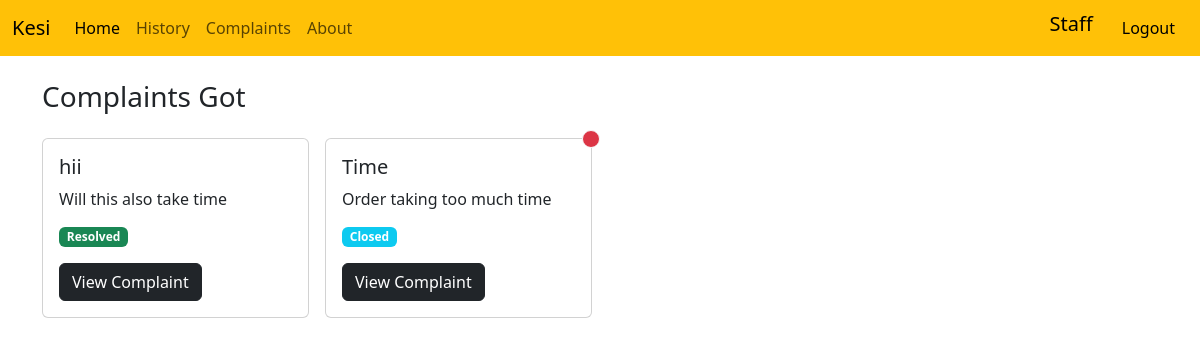
Page /staff/view-complaints (signed in) on the committed database.
### agencyapp/models.py (models this page shows)
class Complaint(models.Model):
    complaint_name = models.CharField(max_length=30)
    complaint_desc = models.CharField(max_length=500)
    user_id = models.ForeignKey(User, on_delete= models.CASCADE, related_name = 'User')
    booking_id = models.ForeignKey(Bookings, on_delete = models.CASCADE)
    status = models.CharField(max_length=30, default='OPEN')
    resolution = models.CharField(max_length = 1000, null = True, blank = True)
    staff_id = models.ForeignKey(User, on_delete = models.CASCADE, null = True, blank = True, related_name = 'Staff')
    created_at = models.DateTimeField(auto_now_add = True)
    updated_at = models.DateTimeField(auto_now = True)
    read = models.BooleanField(default = True, null = True)

### agencyapp/views.py (the view)
# urls.py: path('staff/view-complaints', views.viewComplaints, name='view-complaints'),
def viewComplaints(request):
    complaints = Complaint.objects.filter(staff_id = request.session['user_id']).order_by('updated_at')
    return render(request, 'staff/view-complaints.html',{'complaints':complaints})

### agencyapp/checklogin.py (called while the page is built)
    def __call__(self, request):
        allowed_paths = ['','logins','signup']
        if 'user_id' in request.session or request.path.strip('/') in allowed_paths:
            response = self.get_response(request)
            return response
        else:
            return redirect('loginpage')

### agencyapp/templates/staff/view-complaints.html (shortened to what this page needs)
<!DOCTYPE html>
<html lang="en">
<head>
    <link href="https://cdn.jsdelivr.net/npm/bootstrap@5.3.2/dist/css/bootstrap.min.css" rel="stylesheet"
>
</head>
<body>
    {% include "staff/staff-nav.html" %}
    <div class="container pt-4">
        <h3>Complaints Got</h3>
        <div class="row g-3 mt-2">
            {% for complaint in complaints %}
            <div class="col-sm-4 col-md-3">
                <div class="card">
                    {% if complaint.read == True %}
                    <span
                        class="position-absolute top-0 start-100 translate-middle p-2 bg-danger border border-light rounded-circle">
                    </span>
                    {% endif %}
                    <div class="card-body">
                        <h5 class="card-title">{{ complaint.complaint_name }}</h5>
                        <p class="card-text">{{ complaint.complaint_desc }}</p>
                        <p class="card-text d-flex justify-content-between">
                            {% if complaint.status == "RESOLVED" %}
                            <span class="badge bg-success">Resolved</span>
                            {% elif complaint.status == 'CLOSED' %}
                            <span class="badge bg-info">Closed</span>
                            {% else %}
                            <span class="badge bg-warning">Open</span>
                            {% endif %}
                        </p>
                        <a href="{% url 'resolve-complaint' complaint.id %}" class="btn btn-dark">View Complaint</a>
                    </div>
                </div>
            </div>
            {% endfor %}
        </div>
    </div>
</body>
</html>

### rows in the picture
Complaint: complaint_name "hii", complaint_desc "Will this also take time", status "Resolved"
Complaint: complaint_name "Time", complaint_desc "Order taking too much time", status "Closed"
